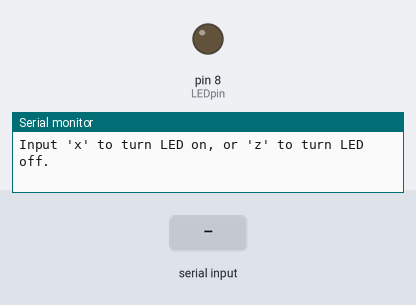
The sketch below on a simulated Arduino Uno, built with avr-gcc and run on an emulated ATmega328P. On the bench: output pins drawn as LEDs (lit = HIGH), the last lines printed to the serial monitor. Inputs (shaded band) come from the test bench.

Above: at 1.2 s.
1.3 s: "x" received over Serial
At 1.7 s:
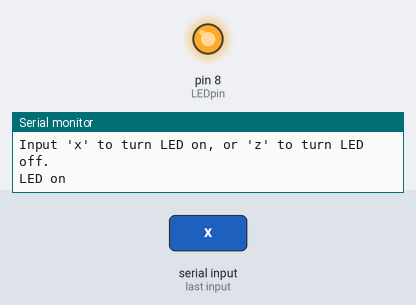
2.8 s: "z" received over Serial
At 4.0 s:
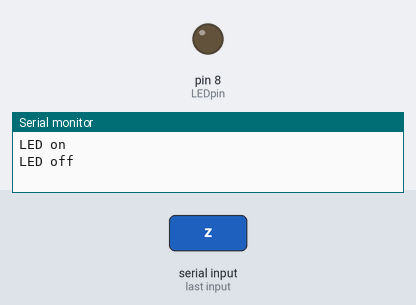
Timing chart, 0 to 5.8 s (numbered marks = the images above; inputs shaded):
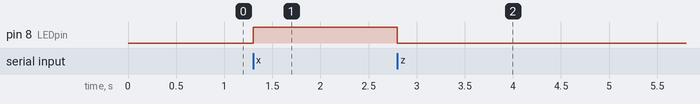

The sketch:

Char_Int_Working.ino
```cpp
const int LEDpin = 8;

void setup() {
  Serial.begin(9600);
  pinMode(LEDpin, OUTPUT);
  Serial.println("Input 'x' to turn LED on, or 'z' to turn LED off.");
}

void loop() {
  if (Serial.available() > 0){
    char ch = Serial.read();

    if (ch == 'x'){
      digitalWrite(LEDpin, HIGH);
      Serial.println("LED on");
    }
    else if (ch == 'z'){
      digitalWrite(LEDpin, LOW);
      Serial.println("LED off");
    }
  }
}
```

Measured:
- after the input at 1.3 s, pin 8 (LEDpin): LOW → HIGH at once
- after the input at 2.8 s, pin 8 (LEDpin): HIGH → LOW at once
